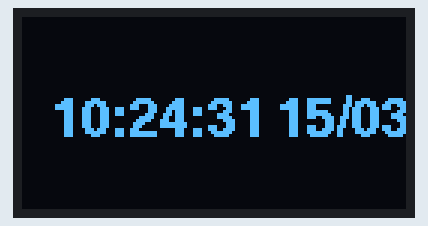
This sketch was run on a simulated ESP32. On the bench: 128×64 one-colour display. WiFi joins after 1.5 s; servers stay silent unless stated; the local clock reads 2024-03-15 10:24:30 at power-on unless the sketch sets it; what the sketch prints to the serial monitor is not drawn.

Above: at 1.6 s.
At 5.7 s:
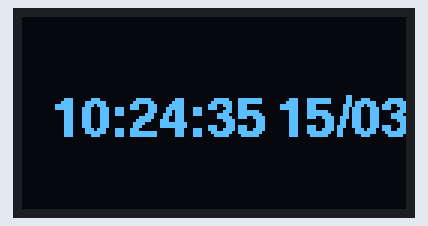
At 10.8 s:
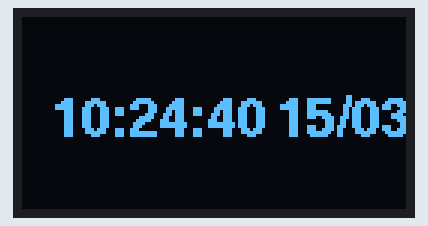
At 20.1 s:
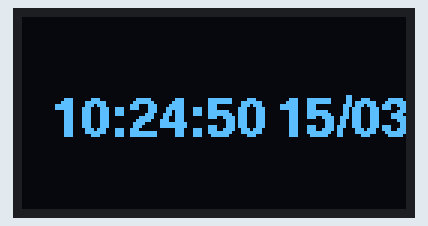
At 29.3 s:
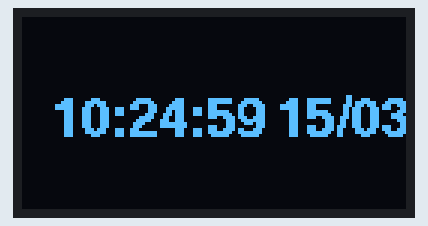
At 38.5 s:
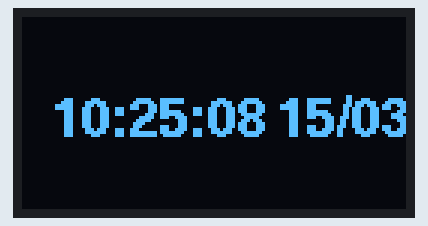

The sketch:

RTC.ino
```cpp
#include "WiFi.h"
#include <U8g2lib.h>
#include <Wire.h>
#include "time.h"

// WiFi Credentials
const char* ssid = "your-ssid";   // WiFi network name (SSID)
const char* password = "your-password";   // WiFi password

// Location-Based Timezone (Change to your region)
const char* timeZone = "Europe/London";

// NTP Server
const char* ntpServer = "pool.ntp.org";

// OLED Display Setup
U8G2_SSD1306_128X64_NONAME_F_SW_I2C u8g2(U8G2_R0, /* clock=*/ SCL, /* data=*/ SDA, /* reset=*/ U8X8_PIN_NONE);

void setup() {
    Serial.begin(115200);
    delay(10);

    Serial.println("\n\nConnecting to WiFi...");
    Serial.printf("SSID: %s\n", ssid);

    WiFi.begin(ssid, password);

    // Wait for connection
    while (WiFi.status() != WL_CONNECTED) {
        delay(500);
        Serial.print(".");
    }

    Serial.println("\nWiFi connected!");
    Serial.printf("IP Address: %s\n", WiFi.localIP().toString().c_str());

    // Initialize OLED Display
    u8g2.begin();
    u8g2.setFont(u8g2_font_helvB14_tf); // Set font

    // Set timezone automatically based on region
    setenv("TZ", timeZone, 1);
    tzset();

    // Initialize NTP time
    configTime(0, 0, ntpServer);
}

void loop() {
    struct tm timeinfo;
    if (!getLocalTime(&timeinfo)) {
        Serial.println("Failed to obtain time");
        return;
    }

    // Format Time & Date
    char timeString[10];
    strftime(timeString, sizeof(timeString), "%H:%M:%S", &timeinfo);

    char dateString[6];
    strftime(dateString, sizeof(dateString), "%d/%m", &timeinfo);

    // Display on OLED (Adjusted positioning)
    u8g2.clearBuffer();
    u8g2.setFont(u8g2_font_helvB14_tf); // Set font

    u8g2.setCursor(10, 40);   // Time (left)
    u8g2.print(timeString);

    u8g2.setCursor(85, 40);   // Date (right)
    u8g2.print(dateString);

    u8g2.sendBuffer();

    delay(1000); // Refresh every second
}
```

Measured:
- what the display in image 0 shows lasts 1.0 s, from 1.6 s to 2.6 s
